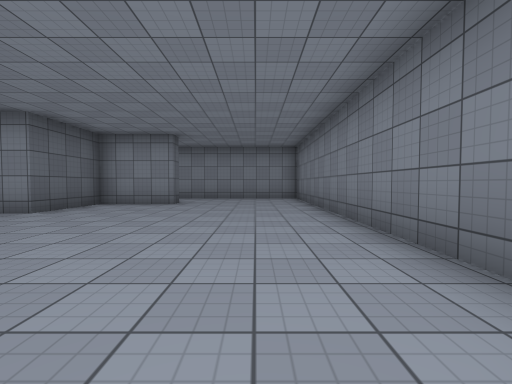
View 1 (above)

17 first-person views from a walk through a Unity game level. The camera is 1.2 m above the floor, tilts 2° down and sees 90° across. The floor is counted in squares, 2 m on a side. Each view is taken from the middle of a square. On the plan, view 1 faces up. The plan holds only what a view shows up to about 9 squares ahead; the rest is blank. The place goes on beyond the plan. The player is left out. Surface patterns are stand-ins for the level's own textures.

View 2
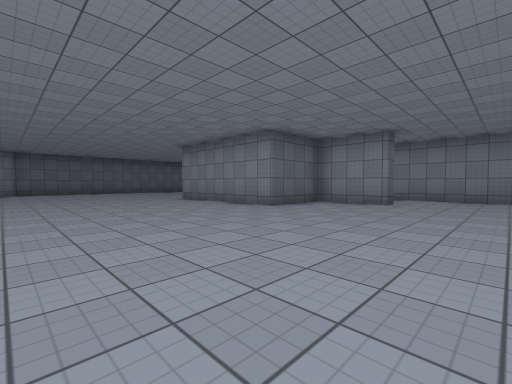

View 3
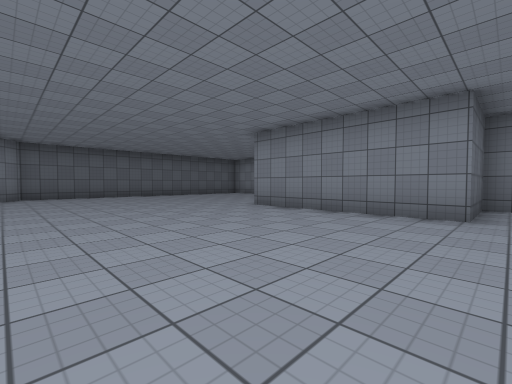

View 4
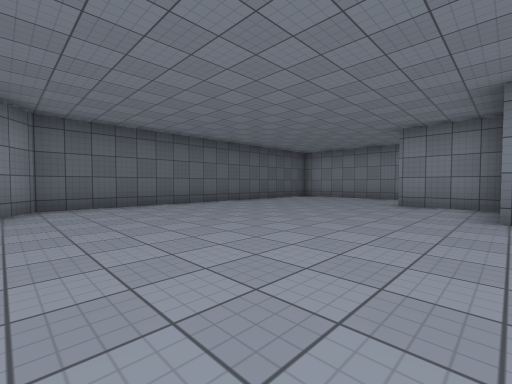

View 5
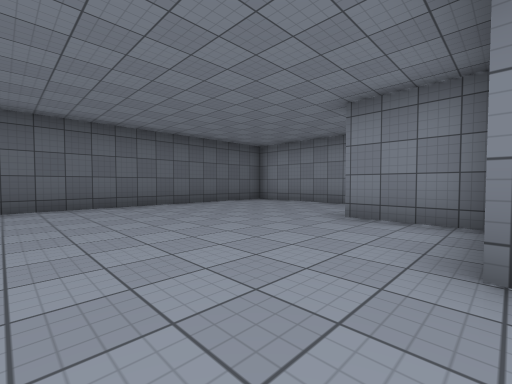

View 6
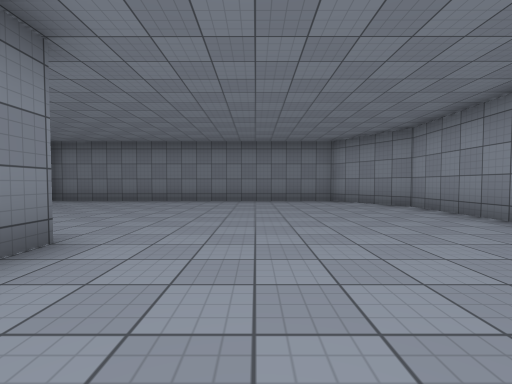

View 7
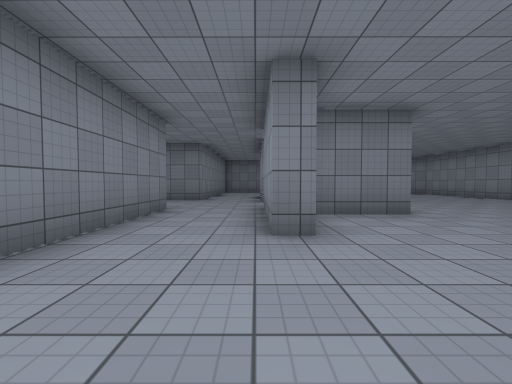

View 8
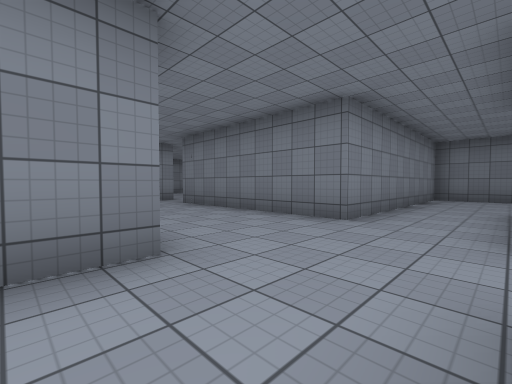

View 9
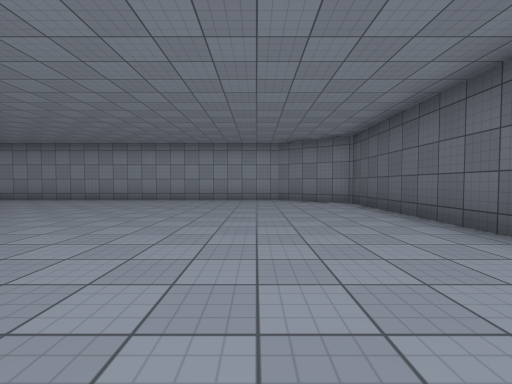

View 10
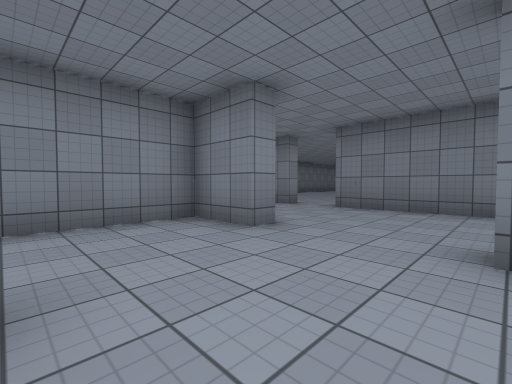

View 11
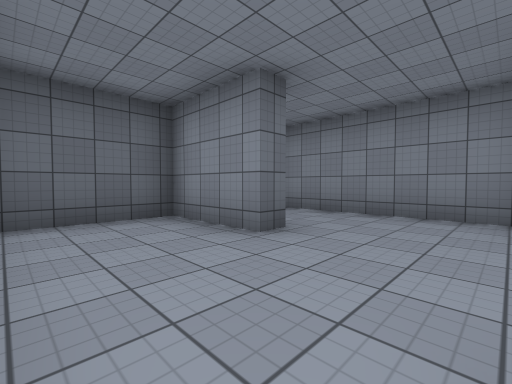

View 12
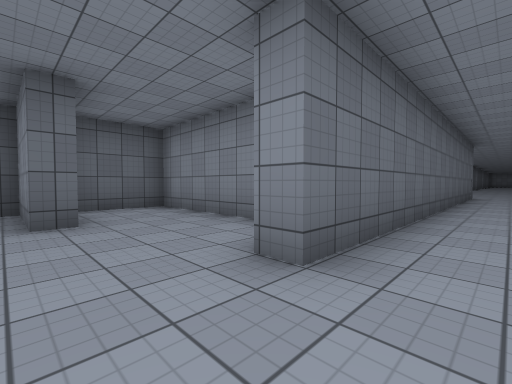

View 13
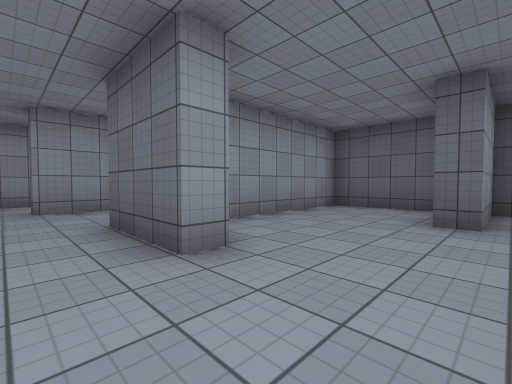

View 14
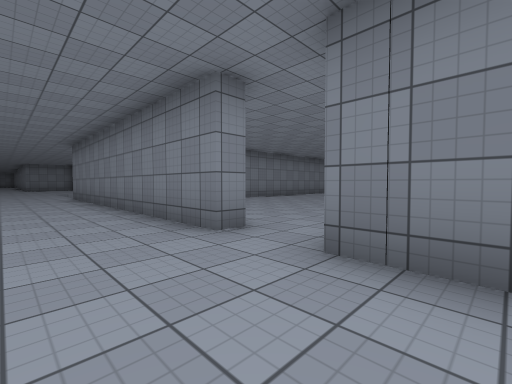

View 15
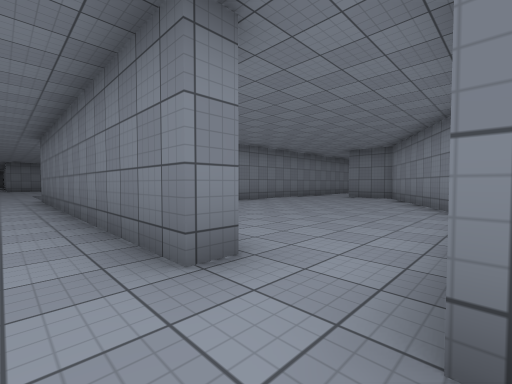

View 16
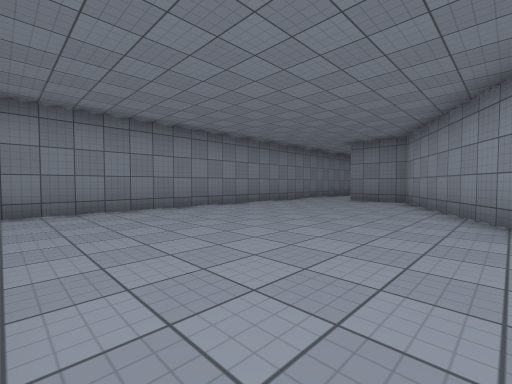

View 17
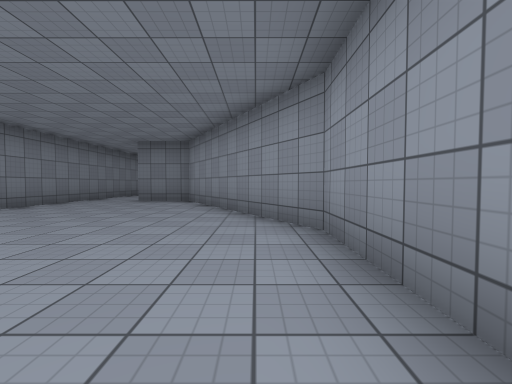

### Floor plan
Points are (right, up) in squares from view 1. A wall is a line through its corners. A room is listed if a view was taken in it or the views show most of it. See-through windows are left out.
Room 1 (views 1, 2, 3, 4, 5, 6, 7, 8, 9, 12, 13, 14, 15)
walls: (-9.1, 7.3) (-11.1, 7.3) (-11.1, 7.8) (-7.4, 7.8) (-7.4, 7.2); (-2.3, 7.9) (-2.3, 7.3) (-4.4, 7.3) (-4.4, 5) (-9.1, 5) (-9.1, 6.9); (-8.6, 12.1) (-8.1, 12.1) (-8.1, 10.1) (-14.6, 10.1); (-15.8, 9) (-15.8, 0.5) (-13.8, -1) (-0.5, -1) (1.6, 0.4) (1.6, 9.9) (-5, 9.9) (-5, 15.2); (-8.1, 15.5) (-8.1, 14.5) (-8.6, 14.5)
ways out: opening at (-8, 13.5) to room 2; opening at (-7, 7); opening at (-6.5, 15)
Room 2 (views 10, 11)
walls: (-8.6, 14.5) (-8.6, 16) (-13.4, 16) (-13.4, 13.7) (-11.2, 13.7) (-11.2, 13.2) (-13.4, 13.2) (-13.4, 10.6) (-9.8, 10.6)
ways out: opening at (-8, 13.5) to room 1
Room 3 (views 16, 17)
walls: (-4.5, 16.6) (-5, 16.6); (-3.2, 15.1) (-0.7, 15.1) (4.5, 18.2) (4.5, 20); (5.1, 21.9) (-4.1, 21.9)
ways out: opening at (-5, 16); opening at (5, 20.5)

Positions as (right, up) in squares from view 1, and headings:
1: (0, 0), facing up
2: (0, 0), facing up-left
3: (-4, 0), facing up-left
4: (-9, 0), facing up-left
5: (-9, 3), facing up-left
6: (-7, 3), facing right
7: (-14, 8), facing right
8: (-9, 8), facing up-right
9: (-13, 8), facing down
10: (-11, 12), facing up-right
11: (-9, 11), facing up-left
12: (-7, 13), facing up-left
13: (-7, 14), facing down-left
14: (-7, 14), facing up-right
15: (-6, 15), facing up-right
16: (-4, 16), facing up-right
17: (-4, 16), facing right
